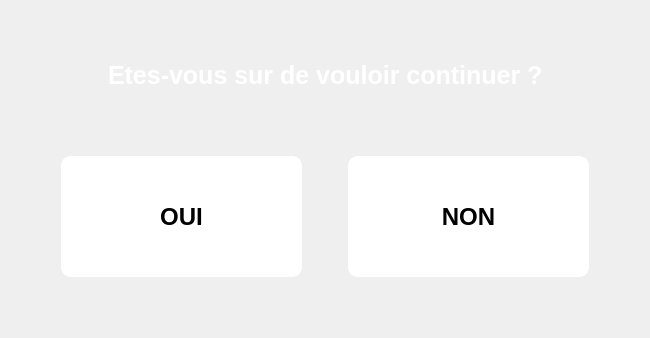
     <widget class="QWidget" name="ConfirmValid">
      <layout class="QGridLayout" name="gridLayout_3">
       <item row="0" column="0">
        <layout class="QVBoxLayout" name="verticalLayout_2">
         <property name="margin">
          <number>5</number>
         </property>
         <item>
          <spacer name="verticalSpacer_4">
           <property name="orientation">
            <enum>Qt::Vertical</enum>
           </property>
           <property name="sizeHint" stdset="0">
            <size>
             <width>20</width>
             <height>40</height>
            </size>
           </property>
          </spacer>
         </item>
         <item>
          <layout class="QHBoxLayout" name="horizontalLayout_4">
           <property name="margin">
            <number>5</number>
           </property>
           <item>
            <spacer name="horizontalSpacer_12">
             <property name="orientation">
              <enum>Qt::Horizontal</enum>
             </property>
             <property name="sizeHint" stdset="0">
              <size>
               <width>40</width>
               <height>20</height>
              </size>
             </property>
            </spacer>
           </item>
           <item>
            <widget class="QLabel" name="label_3">
             <property name="font">
              <font>
               <pointsize>19</pointsize>
               <weight>75</weight>
               <bold>true</bold>
              </font>
             </property>
             <property name="styleSheet">
              <string notr="true">color: rgb(255, 255, 255);</string>
             </property>
             <property name="text">
              <string>Etes-vous sur de vouloir continuer ?</string>
             </property>
            </widget>
           </item>
           <item>
            <spacer name="horizontalSpacer_13">
             <property name="orientation">
              <enum>Qt::Horizontal</enum>
             </property>
             <property name="sizeHint" stdset="0">
              <size>
               <width>40</width>
               <height>20</height>
              </size>
             </property>
            </spacer>
           </item>
          </layout>
         </item>
         <item>
          <spacer name="verticalSpacer_3">
           <property name="orientation">
            <enum>Qt::Vertical</enum>
           </property>
           <property name="sizeType">
            <enum>QSizePolicy::Fixed</enum>
           </property>
           <property name="sizeHint" stdset="0">
            <size>
             <width>20</width>
             <height>50</height>
            </size>
           </property>
          </spacer>
         </item>
         <item>
          <layout class="QHBoxLayout" name="horizontalLayout_5">
           <property name="margin">
            <number>5</number>
           </property>
           <item>
            <spacer name="horizontalSpacer_11">
             <property name="orientation">
              <enum>Qt::Horizontal</enum>
             </property>
             <property name="sizeHint" stdset="0">
              <size>
               <width>40</width>
               <height>20</height>
              </size>
             </property>
            </spacer>
           </item>
           <item>
            <widget class="QPushButton" name="B_Yes">
             <property name="minimumSize">
              <size>
               <width>241</width>
               <height>121</height>
              </size>
             </property>
             <property name="maximumSize">
              <size>
               <width>241</width>
               <height>121</height>
              </size>
             </property>
             <property name="palette">
              <palette>
               <active>
                <colorrole role="WindowText">
                 <brush brushstyle="SolidPattern">
                  <color alpha="255">
                   <red>0</red>
                   <green>0</green>
                   <blue>0</blue>
                  </color>
                 </brush>
                </colorrole>
                <colorrole role="Button">
                 <brush brushstyle="SolidPattern">
                  <color alpha="255">
                   <red>1</red>
                   <green>162</green>
                   <blue>239</blue>
                  </color>
                 </brush>
                </colorrole>
                <colorrole role="Text">
                 <brush brushstyle="SolidPattern">
                  <color alpha="255">
                   <red>0</red>
                   <green>0</green>
                   <blue>0</blue>
                  </color>
                 </brush>
                </colorrole>
                <colorrole role="ButtonText">
                 <brush brushstyle="SolidPattern">
                  <color alpha="255">
                   <red>0</red>
                   <green>0</green>
                   <blue>0</blue>
                  </color>
                 </brush>
                </colorrole>
                <colorrole role="Base">
                 <brush brushstyle="SolidPattern">
                  <color alpha="255">
                   <red>1</red>
                   <green>162</green>
                   <blue>239</blue>
                  </color>
                 </brush>
                </colorrole>
                <colorrole role="Window">
                 <brush brushstyle="SolidPattern">
                  <color alpha="255">
                   <red>1</red>
                   <green>162</green>
                   <blue>239</blue>
                  </color>
                 </brush>
                </colorrole>
               </active>
               <inactive>
                <colorrole role="WindowText">
                 <brush brushstyle="SolidPattern">
                  <color alpha="255">
                   <red>0</red>
                   <green>0</green>
                   <blue>0</blue>
                  </color>
                 </brush>
                </colorrole>
                <colorrole role="Button">
                 <brush brushstyle="SolidPattern">
                  <color alpha="255">
                   <red>1</red>
                   <green>162</green>
                   <blue>239</blue>
                  </color>
                 </brush>
                </colorrole>
                <colorrole role="Text">
                 <brush brushstyle="SolidPattern">
                  <color alpha="255">
                   <red>0</red>
                   <green>0</green>
                   <blue>0</blue>
                  </color>
                 </brush>
                </colorrole>
                <colorrole role="ButtonText">
                 <brush brushstyle="SolidPattern">
                  <color alpha="255">
                   <red>0</red>
                   <green>0</green>
                   <blue>0</blue>
                  </color>
                 </brush>
                </colorrole>
                <colorrole role="Base">
                 <brush brushstyle="SolidPattern">
                  <color alpha="255">
                   <red>1</red>
                   <green>162</green>
                   <blue>239</blue>
                  </color>
                 </brush>
                </colorrole>
                <colorrole role="Window">
                 <brush brushstyle="SolidPattern">
                  <color alpha="255">
                   <red>1</red>
                   <green>162</green>
                   <blue>239</blue>
                  </color>
                 </brush>
                </colorrole>
               </inactive>
               <disabled>
                <colorrole role="WindowText">
                 <brush brushstyle="SolidPattern">
                  <color alpha="255">
                   <red>0</red>
                   <green>0</green>
                   <blue>0</blue>
                  </color>
                 </brush>
                </colorrole>
                <colorrole role="Button">
                 <brush brushstyle="SolidPattern">
                  <color alpha="255">
                   <red>1</red>
                   <green>162</green>
                   <blue>239</blue>
                  </color>
                 </brush>
                </colorrole>
                <colorrole role="Text">
                 <brush brushstyle="SolidPattern">
                  <color alpha="255">
                   <red>0</red>
                   <green>0</green>
                   <blue>0</blue>
                  </color>
                 </brush>
                </colorrole>
                <colorrole role="ButtonText">
                 <brush brushstyle="SolidPattern">
                  <color alpha="255">
                   <red>0</red>
                   <green>0</green>
                   <blue>0</blue>
                  </color>
                 </brush>
                </colorrole>
                <colorrole role="Base">
                 <brush brushstyle="SolidPattern">
                  <color alpha="255">
                   <red>1</red>
                   <green>162</green>
                   <blue>239</blue>
                  </color>
                 </brush>
                </colorrole>
                <colorrole role="Window">
                 <brush brushstyle="SolidPattern">
                  <color alpha="255">
                   <red>1</red>
                   <green>162</green>
                   <blue>239</blue>
                  </color>
                 </brush>
                </colorrole>
               </disabled>
              </palette>
             </property>
             <property name="font">
              <font>
               <pointsize>18</pointsize>
               <weight>75</weight>
               <bold>true</bold>
              </font>
             </property>
             <property name="styleSheet">
              <string notr="true">QPushButton:flat:pressed{ 

	background-color: #ECF0F1;
}

QPushButton:flat {   
    	border:2px solid white;
		border-style: outset;
        border-radius:10px;
        background-color: rgb(255, 255, 255);
}</string>
             </property>
             <property name="text">
              <string>OUI</string>
             </property>
             <property name="flat">
              <bool>true</bool>
             </property>
            </widget>
           </item>
           <item>
            <spacer name="horizontalSpacer_8">
             <property name="orientation">
              <enum>Qt::Horizontal</enum>
             </property>
             <property name="sizeHint" stdset="0">
              <size>
               <width>40</width>
               <height>20</height>
              </size>
             </property>
            </spacer>
           </item>
           <item>
            <widget class="QPushButton" name="B_Non">
             <property name="minimumSize">
              <size>
               <width>241</width>
               <height>121</height>
              </size>
             </property>
             <property name="maximumSize">
              <size>
               <width>241</width>
               <height>121</height>
              </size>
             </property>
             <property name="palette">
              <palette>
               <active>
                <colorrole role="WindowText">
                 <brush brushstyle="SolidPattern">
                  <color alpha="255">
                   <red>0</red>
                   <green>0</green>
                   <blue>0</blue>
                  </color>
                 </brush>
                </colorrole>
                <colorrole role="Button">
                 <brush brushstyle="SolidPattern">
                  <color alpha="255">
                   <red>1</red>
                   <green>162</green>
                   <blue>239</blue>
                  </color>
                 </brush>
                </colorrole>
                <colorrole role="Text">
                 <brush brushstyle="SolidPattern">
                  <color alpha="255">
                   <red>0</red>
                   <green>0</green>
                   <blue>0</blue>
                  </color>
                 </brush>
                </colorrole>
                <colorrole role="ButtonText">
                 <brush brushstyle="SolidPattern">
                  <color alpha="255">
                   <red>0</red>
                   <green>0</green>
                   <blue>0</blue>
                  </color>
                 </brush>
                </colorrole>
                <colorrole role="Base">
                 <brush brushstyle="SolidPattern">
                  <color alpha="255">
                   <red>1</red>
                   <green>162</green>
                   <blue>239</blue>
                  </color>
                 </brush>
                </colorrole>
                <colorrole role="Window">
                 <brush brushstyle="SolidPattern">
                  <color alpha="255">
                   <red>1</red>
                   <green>162</green>
                   <blue>239</blue>
                  </color>
                 </brush>
                </colorrole>
               </active>
               <inactive>
                <colorrole role="WindowText">
                 <brush brushstyle="SolidPattern">
                  <color alpha="255">
                   <red>0</red>
                   <green>0</green>
                   <blue>0</blue>
                  </color>
                 </brush>
                </colorrole>
                <colorrole role="Button">
                 <brush brushstyle="SolidPattern">
                  <color alpha="255">
                   <red>1</red>
                   <green>162</green>
                   <blue>239</blue>
                  </color>
                 </brush>
                </colorrole>
                <colorrole role="Text">
                 <brush brushstyle="SolidPattern">
                  <color alpha="255">
                   <red>0</red>
                   <green>0</green>
                   <blue>0</blue>
                  </color>
                 </brush>
                </colorrole>
                <colorrole role="ButtonText">
                 <brush brushstyle="SolidPattern">
                  <color alpha="255">
                   <red>0</red>
                   <green>0</green>
                   <blue>0</blue>
                  </color>
                 </brush>
                </colorrole>
                <colorrole role="Base">
                 <brush brushstyle="SolidPattern">
                  <color alpha="255">
                   <red>1</red>
                   <green>162</green>
                   <blue>239</blue>
                  </color>
                 </brush>
                </colorrole>
                <colorrole role="Window">
                 <brush brushstyle="SolidPattern">
                  <color alpha="255">
                   <red>1</red>
                   <green>162</green>
                   <blue>239</blue>
                  </color>
                 </brush>
                </colorrole>
               </inactive>
               <disabled>
                <colorrole role="WindowText">
                 <brush brushstyle="SolidPattern">
                  <color alpha="255">
                   <red>0</red>
                   <green>0</green>
                   <blue>0</blue>
                  </color>
                 </brush>
                </colorrole>
                <colorrole role="Button">
                 <brush brushstyle="SolidPattern">
                  <color alpha="255">
                   <red>1</red>
                   <green>162</green>
                   <blue>239</blue>
                  </color>
                 </brush>
                </colorrole>
                <colorrole role="Text">
                 <brush brushstyle="SolidPattern">
                  <color alpha="255">
                   <red>0</red>
                   <green>0</green>
                   <blue>0</blue>
                  </color>
                 </brush>
                </colorrole>
                <colorrole role="ButtonText">
                 <brush brushstyle="SolidPattern">
                  <color alpha="255">
                   <red>0</red>
                   <green>0</green>
                   <blue>0</blue>
                  </color>
                 </brush>
                </colorrole>
                <colorrole role="Base">
                 <brush brushstyle="SolidPattern">
                  <color alpha="255">
                   <red>1</red>
                   <green>162</green>
                   <blue>239</blue>
                  </color>
                 </brush>
                </colorrole>
                <colorrole role="Window">
                 <brush brushstyle="SolidPattern">
                  <color alpha="255">
                   <red>1</red>
                   <green>162</green>
                   <blue>239</blue>
                  </color>
                 </brush>
                </colorrole>
               </disabled>
              </palette>
             </property>
             <property name="font">
              <font>
               <pointsize>18</pointsize>
               <weight>75</weight>
               <bold>true</bold>
              </font>
             </property>
             <property name="styleSheet">
              <string notr="true">QPushButton:flat:pressed{ 

	background-color: #ECF0F1;
}

QPushButton:flat {   
    	border:2px solid white;
		border-style: outset;
        border-radius:10px;
        background-color: rgb(255, 255, 255);
}</string>
             </property>
             <property name="text">
              <string>NON</string>
             </property>
             <property name="flat">
              <bool>true</bool>
             </property>
            </widget>
           </item>
           <item>
            <spacer name="horizontalSpacer_14">
             <property name="orientation">
              <enum>Qt::Horizontal</enum>
             </property>
             <property name="sizeHint" stdset="0">
              <size>
               <width>40</width>
               <height>20</height>
              </size>
             </property>
            </spacer>
           </item>
          </layout>
         </item>
         <item>
          <spacer name="verticalSpacer_5">
           <property name="orientation">
            <enum>Qt::Vertical</enum>
           </property>
           <property name="sizeHint" stdset="0">
            <size>
             <width>20</width>
             <height>40</height>
            </size>
           </property>
          </spacer>
         </item>
        </layout>
       </item>
      </layout>
     </widget>
